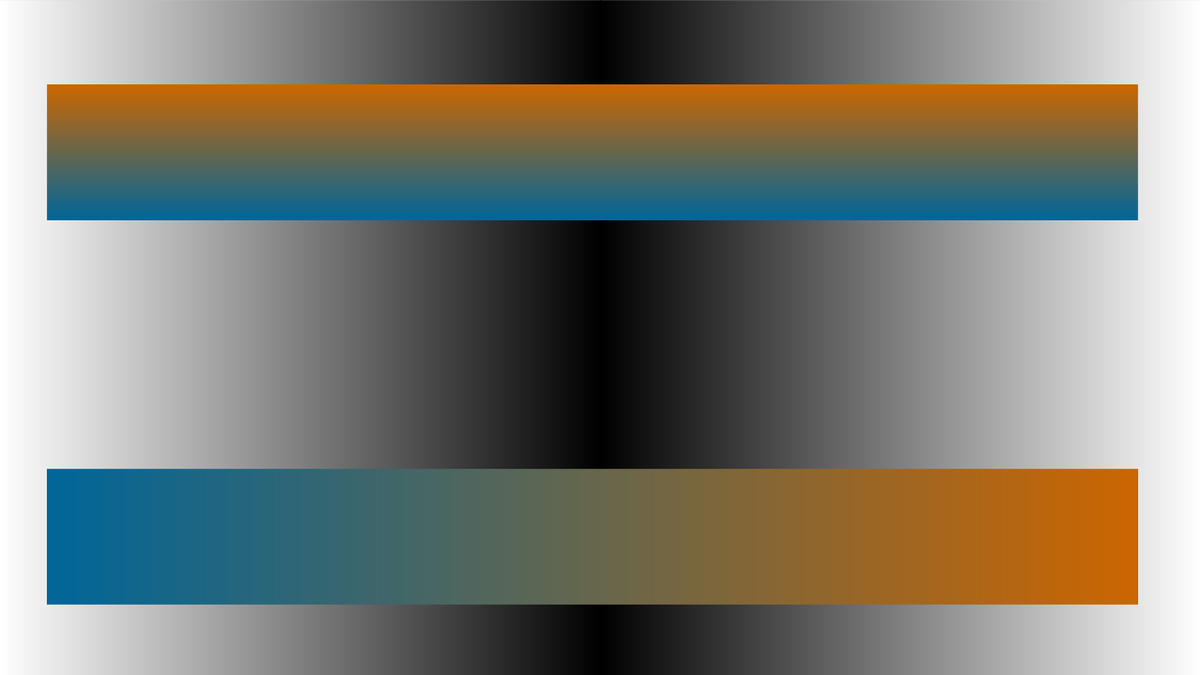
Frame 1 (no input)
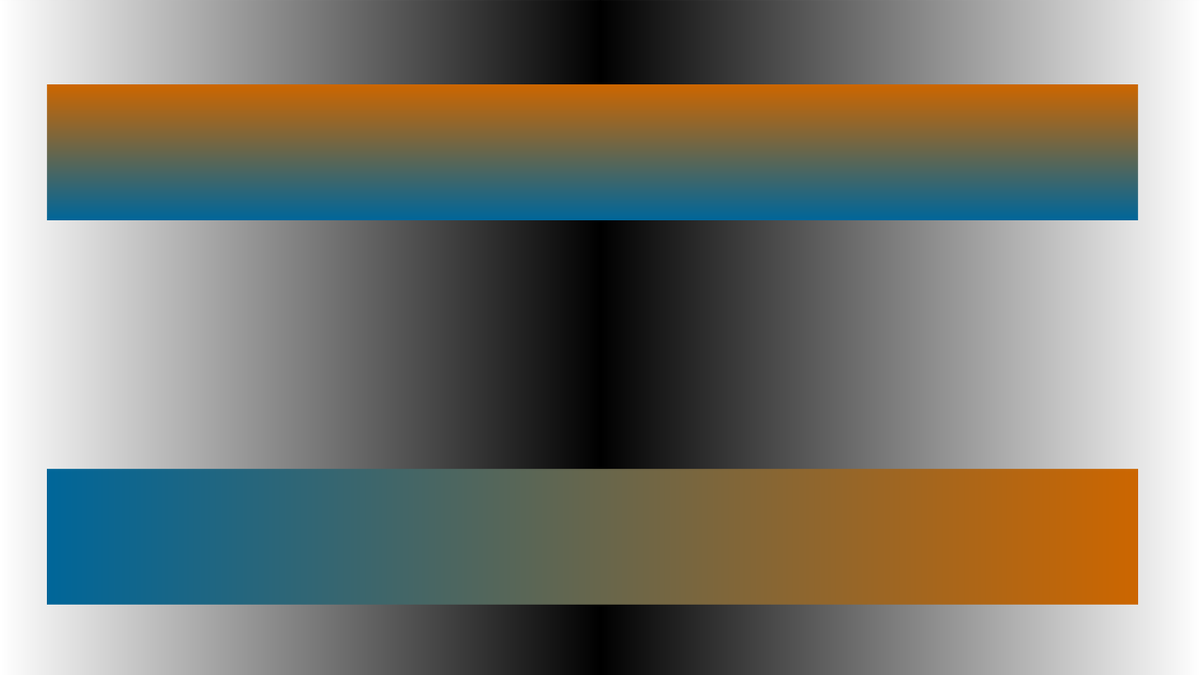
Frame 2 (the mouse pressed at the canvas centre, redrawn once)

The Processing sketch that drew these frames (run headless with seeded random() and noise(); the mouse was pressed at the canvas centre and the sketch redrawn once):

// Processing sketch: linearGradient
// ── linearGradient.pde
// Constants
int Y_AXIS = 1;
int X_AXIS = 2;
color b1, b2, c1, c2;

void setup() {
  size(1280, 720);

  // Define colors
  b1 = color(255);
  b2 = color(0);
  c1 = color(204, 102, 0);
  c2 = color(0, 102, 153);

  noLoop();
}

void draw() {
  // Background
  setGradient(0, 0, width/2, height, b1, b2, X_AXIS);
  setGradient(width/2, 0, width/2, height, b2, b1, X_AXIS);
  // Foreground
  setGradient(50, 90, width/1.1, height/5, c1, c2, Y_AXIS);
  setGradient(50, 500, width/1.1, height/5, c2, c1, X_AXIS);
}

void setGradient(int x, int y, float w, float h, color c1, color c2, int axis ) {

  noFill();

  if (axis == Y_AXIS) {  // Top to bottom gradient
    for (int i = y; i <= y+h; i++) {
      float inter = map(i, y, y+h, 0, 1);
      color c = lerpColor(c1, c2, inter);
      stroke(c);
      line(x, i, x+w, i);
    }
  }
  else if (axis == X_AXIS) {  // Left to right gradient
    for (int i = x; i <= x+w; i++) {
      float inter = map(i, x, x+w, 0, 1);
      color c = lerpColor(c1, c2, inter);
      stroke(c);
      line(i, y, i, y+h);
    }
  }
}
